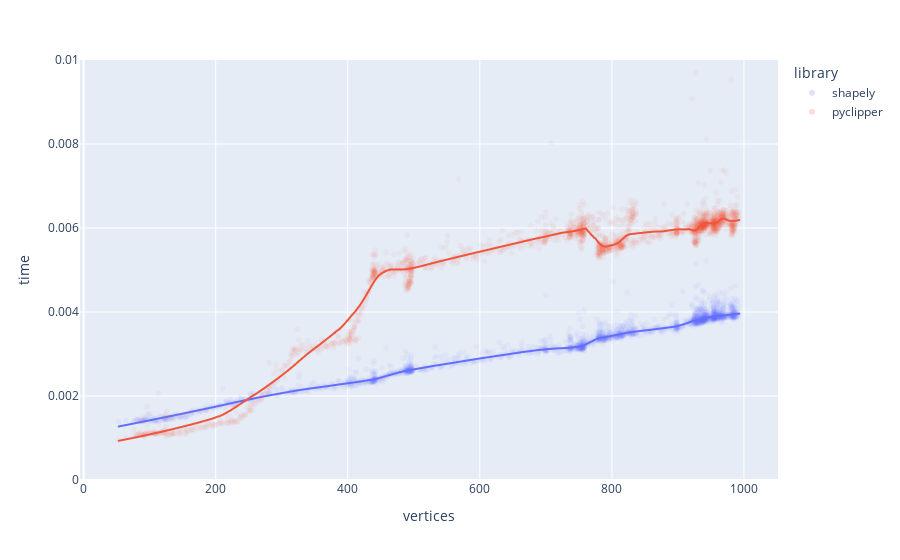

The notebook cell saved with this chart:
### Code cell
import plotly.express as px

fig = px.scatter(
    df,
    x="vertices",
    y="time",
    color="library",
    opacity=0.05,
    trendline="lowess",
    trendline_options=dict(frac=0.1),
)
fig.update_layout(yaxis_range=[0, 0.01])
fig.show()

### Figure 1 — Plotly figure (JSON) as saved in the notebook; plotly's stock layout.template omitted (floating-point values rounded to 4 significant figures; data arrays with more than 128 entries replaced by an {"elided": "..."} marker saying what was removed)
{"data": [{"hovertemplate": "library=shapely<br>vertices=%{x}<br>time=%{y}<extra></extra>", "legendgroup": "shapely", "marker": {"color": "#636efa", "opacity": 0.05, "symbol": "circle"}, "mode": "markers", "name": "shapely", "showlegend": true, "type": "scattergl", "x": {"elided": "2072 int values"}, "xaxis": "x", "y": {"elided": "2072 float values"}, "yaxis": "y"}, {"hovertemplate": "<b>LOWESS trendline</b><br><br>library=shapely<br>vertices=%{x}<br>time=%{y} <b>(trend)</b><extra></extra>", "legendgroup": "shapely", "marker": {"color": "#636efa", "symbol": "circle"}, "mode": "lines", "name": "shapely", "showlegend": false, "type": "scattergl", "x": {"elided": "2072 int values"}, "xaxis": "x", "y": {"elided": "2072 float values"}, "yaxis": "y"}, {"hovertemplate": "library=pyclipper<br>vertices=%{x}<br>time=%{y}<extra></extra>", "legendgroup": "pyclipper", "marker": {"color": "#EF553B", "opacity": 0.05, "symbol": "circle"}, "mode": "markers", "name": "pyclipper", "showlegend": true, "type": "scattergl", "x": {"elided": "2072 int values"}, "xaxis": "x", "y": {"elided": "2072 float values"}, "yaxis": "y"}, {"hovertemplate": "<b>LOWESS trendline</b><br><br>library=pyclipper<br>vertices=%{x}<br>time=%{y} <b>(trend)</b><extra></extra>", "legendgroup": "pyclipper", "marker": {"color": "#EF553B", "symbol": "circle"}, "mode": "lines", "name": "pyclipper", "showlegend": false, "type": "scattergl", "x": {"elided": "2072 int values"}, "xaxis": "x", "y": {"elided": "2072 float values"}, "yaxis": "y"}], "layout": {"legend": {"title": {"text": "library"}, "tracegroupgap": 0}, "margin": {"t": 60}, "xaxis": {"anchor": "y", "domain": [0, 1], "title": {"text": "vertices"}}, "yaxis": {"anchor": "x", "domain": [0, 1], "range": [0, 0.01], "title": {"text": "time"}}}}
